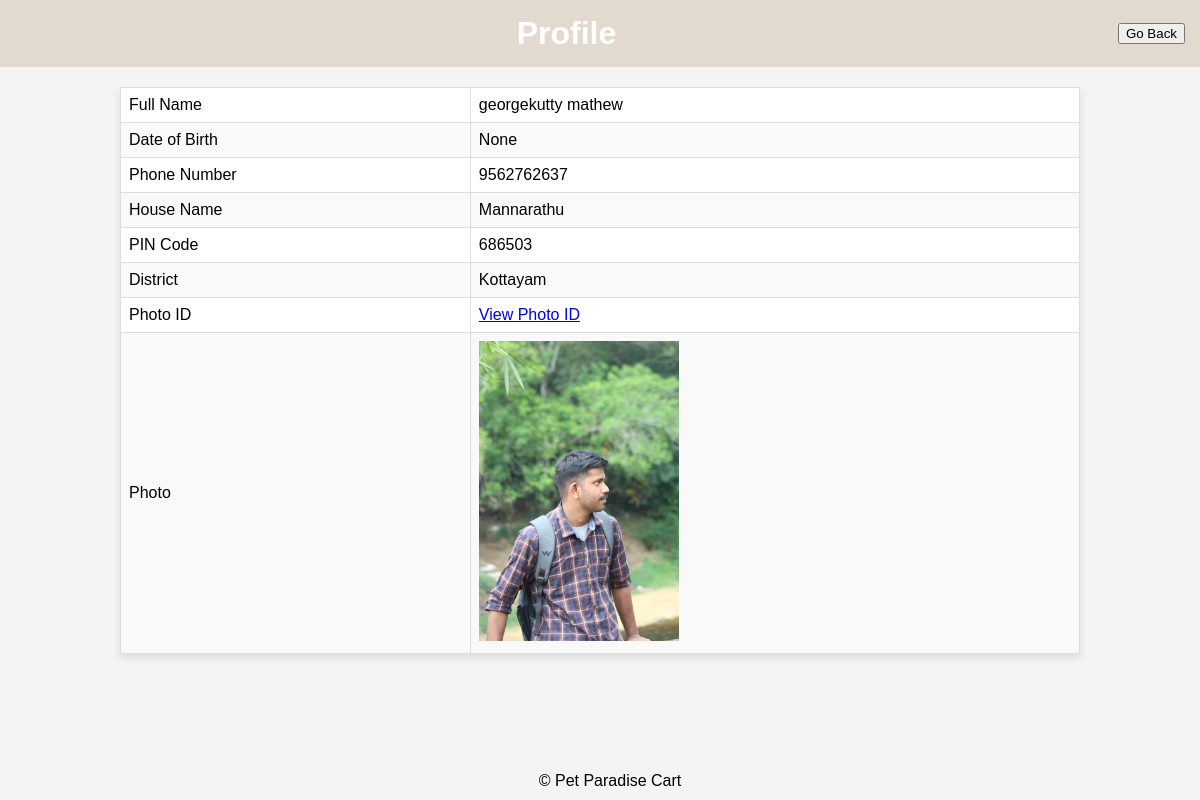
The app's page /profile/ (signed in) with its own data.
### aapmapp/models.py (models this page shows, shortened)
class UserProfile(models.Model):
    user = models.ForeignKey("Dealer", on_delete=models.CASCADE)  # Assuming you have a ForeignKey relationship with the Dealer model
    fullname = models.CharField(max_length=100)
    dateofbirth = models.DateField(null=True)
    phone = models.CharField(max_length=10)
    housename = models.CharField(max_length=100)
    pincode = models.CharField(max_length=6)
    district = models.CharField(max_length=50, choices=[  # Add choices for the available districts
        ("Thiruvananthapuram", "Thiruvananthapuram"),
        ("Kollam", "Kollam"),
        ("Pathanamthitta", "Pathanamthitta"),
        ("Alappuzha", "Alappuzha"),
        ("Kottayam", "Kottayam"),
        ("Idukki", "Idukki"),
        ("Ernakulam", "Ernakulam"),
        ("Thrissur", "Thrissur"),
        ("Palakkad", "Palakkad"),
        ("Malappuram", "Malappuram"),
        ("Kozhikode", "Kozhikode"),
        ("Wayanad", "Wayanad"),
        ("Kannur", "Kannur"),
        ("Kasaragod", "Kasaragod"),
    ])
    photoid = models.FileField(upload_to='photoids/')  # Make sure to configure your media settings for file uploads
    photo = models.ImageField(upload_to='photos/')  # Make sure to configure your media settings for image uploads

### aapmapp/views.py (the view)
# urls.py: path('profile/', views.profile, name='profile'),
@login_required
def profile(request):
    user_profiles = UserProfile.objects.filter(user=request.user)
    if user_profiles.exists():
        user_profile = user_profiles.first()
        context = {
            'fullname': user_profile.fullname,
            'dateofbirth': user_profile.dateofbirth,
            'phone': user_profile.phone,
            'housename': user_profile.housename,
            'pincode': user_profile.pincode,
            'district': user_profile.district,
            'photoid': user_profile.photoid.url if user_profile.photoid else '',
            'photo': user_profile.photo.url if user_profile.photo else '',
        }
        return render(request, 'profile.html', context)
    else:
        raise Http404("UserProfile does not exist for this user")

### aapmapp/templates/profile.html (shortened to what this page needs)
<!DOCTYPE html>
<html>
<head>
</head>
<body>
    <header>
        <h1>Profile</h1>
        <button class="go-back-btn" onclick="goBack()">Go Back</button>
    </header>
    <table>
        <tr>
            <td>Full Name</td>
            <td>{{ fullname }}</td>
        </tr>
        <tr>
            <td>Date of Birth</td>
            <td>{{ dateofbirth }}</td>
        </tr>
        <tr>
            <td>Phone Number</td>
            <td>{{ phone }}</td>
        </tr>
        <tr>
            <td>House Name</td>
            <td>{{ housename }}</td>
        </tr>
        <tr>
            <td>PIN Code</td>
            <td>{{ pincode }}</td>
        </tr>
        <tr>
            <td>District</td>
            <td>{{ district }}</td>
        </tr>
        <tr>
            <td>Photo ID</td>
            <td><a href="{{ photoid }}" target="_blank">View Photo ID</a></td>
        </tr>
        <tr>
            <td>Photo</td>
            <td style=""><img src="{{ photo }}" alt="User Photo" width="200"></td>
        </tr>
    </table>
    <footer>
        &copy; Pet Paradise Cart
    </footer>
</body>
</html>

### aapmapp/templates/profile.html (style rules this page uses)
body { font-family: Arial, sans-serif; margin: 0; padding: 0; box-sizing: border-box; background-color: #f4f4f4; }
header { background-color: #e2d9cf; color: white; padding: 15px; text-align: center; display: flex; justify-content: space-between; align-items: center; }
header h1 { margin: 0; flex-grow: 1; }
table { width: 80%; margin: 20px auto; border-collapse: collapse; background-color: white; box-shadow: 0 4px 8px rgba(0, 0, 0, 0.1); }
th, td { border: 1px solid #ddd; padding: 8px; text-align: left; }
tr:nth-child(even) { background-color: #f9f9f9; }
footer { background-color: #ebf171 color: #ebf171; padding: 10px; text-align: center; position: fixed; bottom: 0; width: 100%; }

### records on screen
UserProfile: fullname "georgekutty mathew", phone "9562762637", housename "Mannarathu", pincode "686503", district "Kottayam"

### other values on screen
{{ dateofbirth }} "None"
